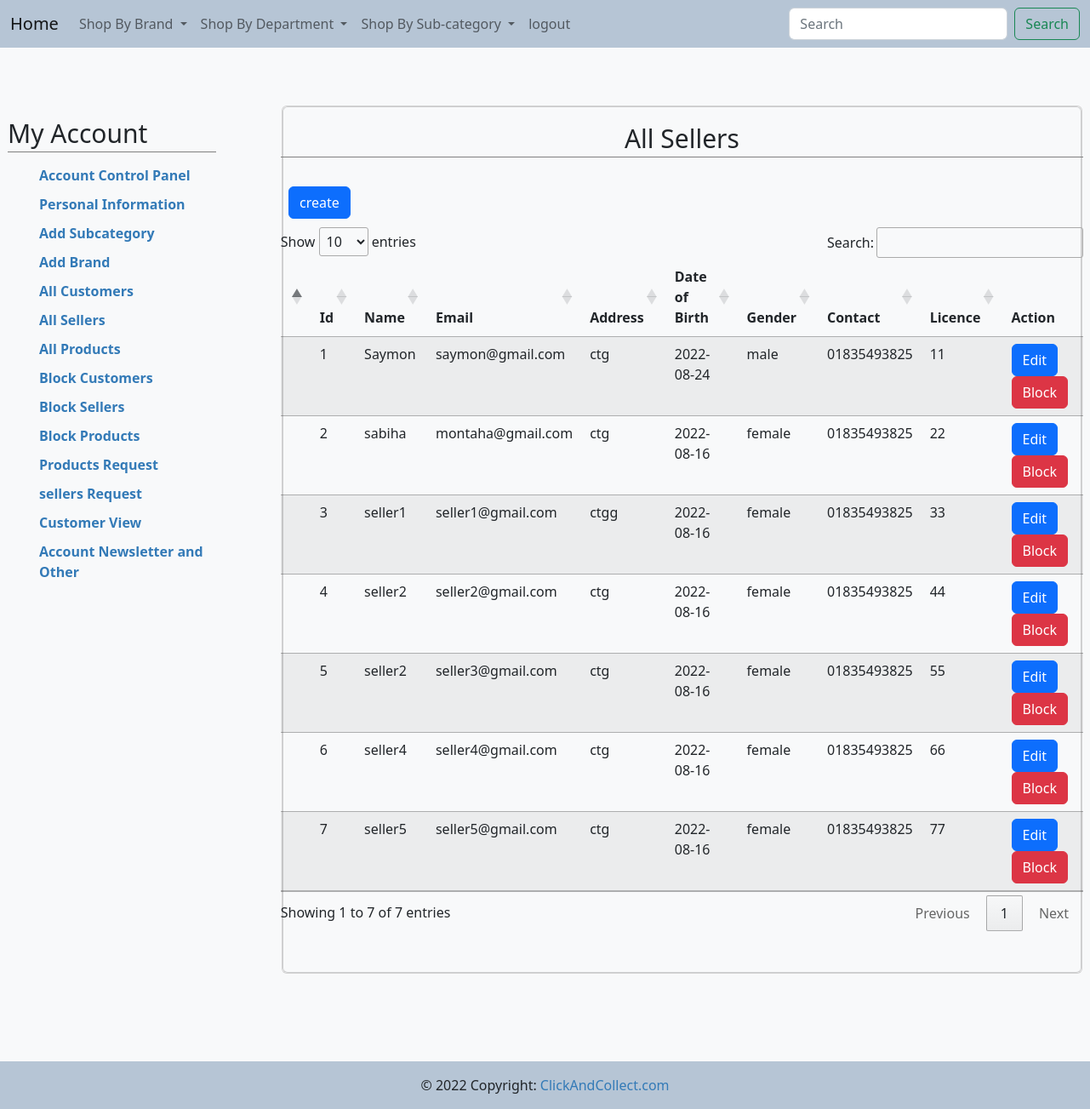
Before: /admin/sellers.php (signed in) with the older database file.
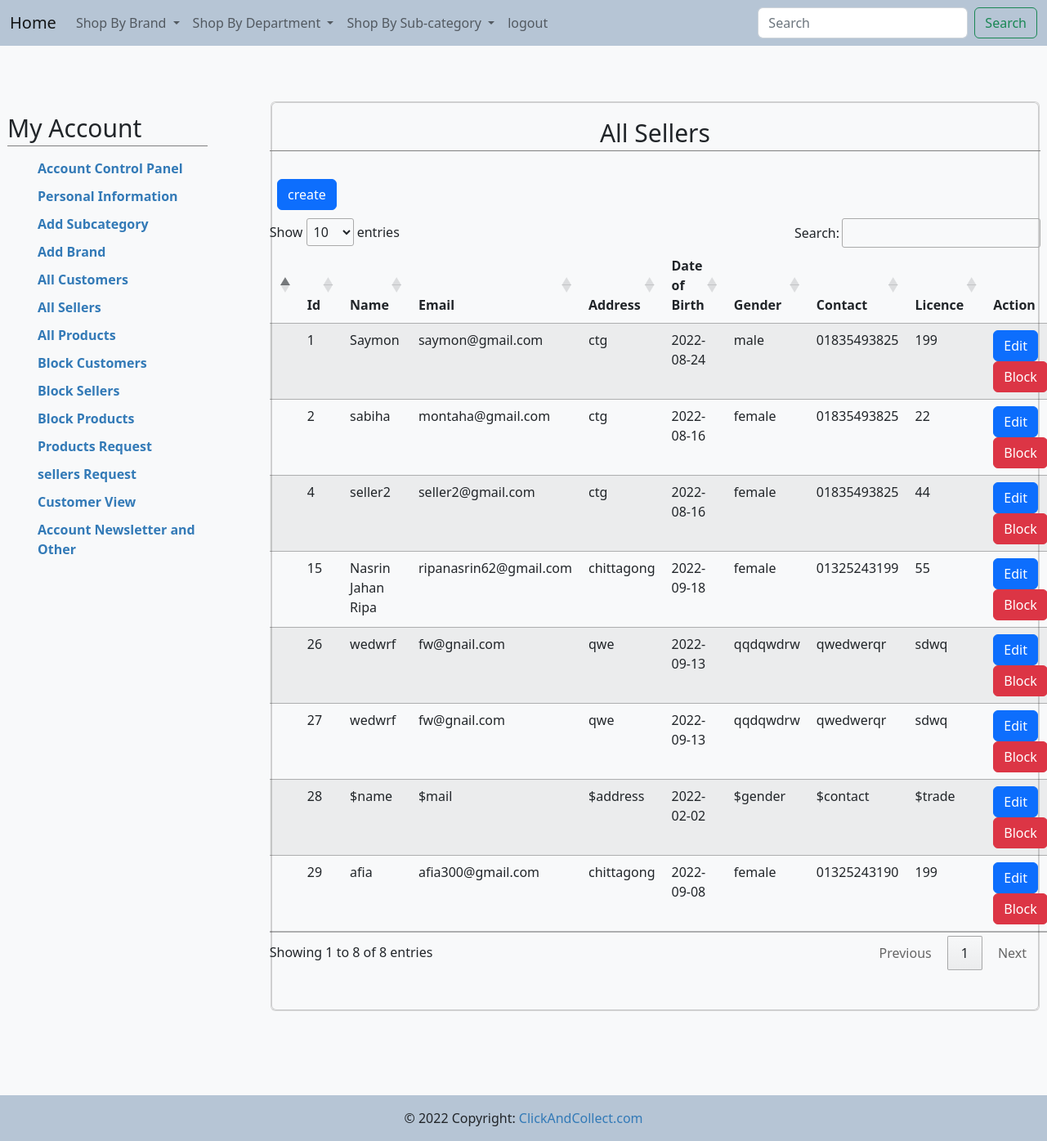
After: the same page with the newer database file.
### tables this page shows
CREATE TABLE IF NOT EXISTS `sellers` (
  `s_id` int(11) NOT NULL AUTO_INCREMENT,
  `name` varchar(100) NOT NULL,
  `email` varchar(100) NOT NULL,
  `trade_licence` varchar(255) DEFAULT NULL,
  `experience` varchar(255) DEFAULT NULL,
  `cv` varchar(255) DEFAULT NULL,
  `address` varchar(100) DEFAULT NULL,
  `dob` date DEFAULT NULL,
  `gender` varchar(100) DEFAULT NULL,
  `mobile` varchar(100) NOT NULL,
  `pass` varchar(100) NOT NULL,
  `status` int(255) DEFAULT NULL,
  `img` varchar(255) DEFAULT NULL,
  PRIMARY KEY (`s_id`)
);

### admin/sellers.php (the view, shortened to what this page needs)
<!DOCTYPE html>
<html lang="en">
<head>
        <link href="https://cdn.jsdelivr.net/npm/bootstrap@5.2.1/dist/css/bootstrap.min.css" rel="stylesheet">
        <link rel="stylesheet" href="https://cdn.datatables.net/1.12.1/css/jquery.dataTables.min.css">
        <link href="include/style.css" rel="stylesheet" />
</head>
<body>
<div class="b">
    <?php include 'include/navbar.php' ?>
</div>
<div class="account-page">
<div class="container-fluid">
<div class="row">
<div class="col-sm-3 mt-0 pad">
    <?php include 'include/sidebar.php' ?>
</div>
    <div class="col-sm-9">
        <div class="mt-1 card">
            <div class="card bg-light text-dark">
                <div class="row">
                    <div class="col-md-12 mt-0 mb-5 ml-1">
                        <h2 class="text-center">All Sellers</h2>
                        <br>
                        <div class="row">
                            <div class="col-sm-3 add">
                                <a class="btn btn-primary" href="create_seller.php" >create</a>
                            </div>
                            <br>
                            <br>
                        </div>
                        <table class="table table-striped" id = "allsellers">
                        <thead>
                        <tr>
                            <th></th>
                            <th>Id</th>
                            <th>Name</th>
                            <th>Email</th>
                            <th>Address</th>
                            <th>Date of Birth</th>
                            <th>Gender</th>
                            <th>Contact</th>
                            <th>Licence</th>
                            <th>Action</th>
                        </tr>
                        </thead>
                        <tbody>
                        <?php
                            $table = mysqli_query($con,"CALL read_data_sellers()");
                            while($row = mysqli_fetch_array($table)){
                        ?>
                        <tr>
                        <td></td>
                                <td><?php echo $row['s_id'];?></td>
                                <td><?php echo $row['name']; ?></td>
                                <td><?php echo $row['email'];?></td>
                                <td><?php echo $row['address'];?></td>
                                <td><?php echo $row['dob'];?></td>
                                <td><?php echo $row['gender'];?></td>
                                <td><?php echo $row['mobile'];?></td>
                                <td><?php echo $row['trade_licence'];?></td>
                                <td>
                                <a class = "btn btn-primary" href ="update_seller.php?id=<?php  echo $row['s_id']?>">Edit</a>
                                <a class="btn btn-danger" data-bs-toggle="modal" data-bs-target="#myModal<?php echo $row['s_id'];?>">Block</a>
                                    </td>
                            </tr>
                            <?php } ?>
                        </tbody>
                    </table>
                    </div>
                </div>
            </div>
        </div>
    </div>
</div>
</div>
</div>
<div class="bot">
   <?php include 'include/footer.php' ?>
</div>
</body>
</html>

### admin/include/navbar.php (shortened to what this page needs)
<nav class="navbar navbar-expand-lg navbar-light ">
  <div class="container-fluid">
    <a class="navbar-brand" href="index.php">Home</a>
    <div class="collapse navbar-collapse" id="navbarScroll">
      <ul class="navbar-nav me-auto my-2 my-lg-0 navbar-nav-scroll" style="--bs-scroll-height: 100px;">
        <li class="nav-item dropdown">
          <a class="nav-link dropdown-toggle" href="#" id="navbarScrollingDropdown" role="button" data-bs-toggle="dropdown" aria-expanded="false">
            Shop By Brand
          </a>
        </li>
        <li class="nav-item dropdown">
          <a class="nav-link dropdown-toggle" href="#" id="navbarScrollingDropdown" role="button" data-bs-toggle="dropdown" aria-expanded="false">
            Shop By Department
          </a>
        </li>
        <li class="nav-item dropdown">
          <a class="nav-link dropdown-toggle" href="#" id="navbarScrollingDropdown" role="button" data-bs-toggle="dropdown" aria-expanded="false">
            Shop By Sub-category
          </a>
        </li>
        <li class="nav-item">
          <a class="nav-link" href="../logout.php">logout</a>
        </li>
      </ul>
      <form class="d-flex">
        <input class="form-control me-2" type="search" placeholder="Search" aria-label="Search">
        <button class="btn btn-outline-success" type="submit">Search</button>
      </form>
    </div>
  </div>
</nav>

### admin/include/sidebar.php
<h2>My Account</h2>
   <ul>
        <li  class="active"><a href="account.php">Account Control Panel</a></li>
        <li><a href="account_information.php">Personal Information</a></li>
        <li><a href="add_subcategory.php">Add Subcategory</a></li>
        <li><a href="add_brand.php">Add Brand</a></li>
        <li><a href="customers.php">All Customers</a></li>
        <li><a href="sellers.php">All Sellers</a></li>
        <li><a href="allproducts.php">All Products</a></li>
        <li><a href="block_customers_list.php">Block Customers</a></li>
        <li><a href="block_sellers_list.php">Block Sellers</a></li>
        <li><a href="block_products_list.php">Block Products</a></li>
        <li><a href="product_request.php">Products Request</a></li>
        <li><a href="seller_request.php">sellers Request</a></li>
        <li><a href="products.php">Customer View</a></li>
        <li><a href="account_newsletter.php">Account Newsletter and Other</a></li>
   </ul>

### admin/include/footer.php
<footer>
<div class="text-center p-3 b">
      © 2022 Copyright:
      <a class="text-Blue" href="../../index.php">ClickAndCollect.com</a>
    </div>
  </footer>

### admin/include/style.css (style rules this page uses)
.account-page { padding-top:5%; }
.b { background-color: #b6c5d5!important; }
body { background-color: #f8f9fa; }
.account-page h2 { padding-bottom: 5px; border-bottom: 1px solid #808080; }
.row { margin-right: -15px; margin-left: -15px; }
* { -webkit-box-sizing: border-box; -moz-box-sizing: border-box; box-sizing: border-box; }
div { display: block; }
a { color: #3a2bd3; -webkit-transition: all 0.3s ease; transition: all 0.3s ease; }
a { background-color: transparent; }
a { color: #337ab7; text-decoration: none; text-decoration-line: none; text-decoration-thickness: none; text-decoration-style: none; text-decoration-color: none; }
.account-page ul li { padding: 5px; font-weight: bold; }
.account-page ul { list-style: none; }
ol, ul { margin-top: 0; margin-bottom: 10px; }
.h2, h2 { font-size: 30px; }
.h1, .h2, .h3, h1, h2, h3 { margin-top: 20px; margin-bottom: 10px; }
.h1, .h2, .h3, .h4, .h5, .h6, h1, h2, h3, h4, h5, h6 { font-family: inherit; font-weight: 500; line-height: 1.1; color: inherit; }
li { display: list-item; text-align: -webkit-match-parent; }

### admin/sellers.php (style rules this page uses)
.pad { padding-right :5%; }
.bot { padding-top:8%; }
.add { padding-left:2.5%; }

Changed rows visible on the page:
removed sellers: s_id "3", name "seller1", email "seller1@gmail.com", address "ctgg", dob "2022-08-16", gender "female", mobile "01835493825", trade_licence "33"
removed sellers: s_id "5", name "seller2", email "seller3@gmail.com", address "ctg", dob "2022-08-16", gender "female", mobile "01835493825", trade_licence "55"
removed sellers: s_id "6", name "seller4", email "seller4@gmail.com", address "ctg", dob "2022-08-16", gender "female", mobile "01835493825", trade_licence "66"
removed sellers: s_id "7", name "seller5", email "seller5@gmail.com", address "ctg", dob "2022-08-16", gender "female", mobile "01835493825", trade_licence "77"
changed sellers "Saymon": trade_licence "11" → "199"
added sellers: s_id "15", name "Nasrin Jahan Ripa", email "ripanasrin62@gmail.com", address "chittagong", dob "2022-09-18", gender "female", mobile "01325243199", trade_licence "55"
added sellers: s_id "26", name "wedwrf", email "fw@gnail.com", address "qwe", dob "2022-09-13", gender "qqdqwdrw", mobile "qwedwerqr", trade_licence "sdwq"
added sellers: s_id "27", name "wedwrf", email "fw@gnail.com", address "qwe", dob "2022-09-13", gender "qqdqwdrw", mobile "qwedwerqr", trade_licence "sdwq"
added sellers: s_id "28", name "$name", email "$mail", address "$address", dob "2022-02-02", gender "$gender", mobile "$contact", trade_licence "$trade"
added sellers: s_id "29", name "afia", email "afia300@gmail.com", address "chittagong", dob "2022-09-08", gender "female", mobile "01325243190", trade_licence "199"
Other visible differences:
text written by a page script: "Show entries Search: Showing 1 to 7 of 7 entries Previous 1 Next" → "Show entries Search: Showing 1 to 8 of 8 entries Previous 1 Next"
